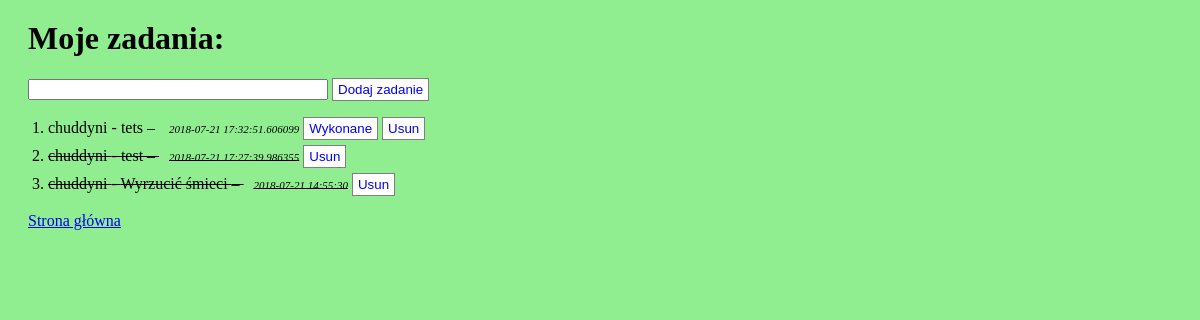
The app's page /zadania with its own data.
### tables this page shows
CREATE TABLE zadania (
    id integer primary key autoincrement, -- unikalny indentyfikator
    user text not null, -- user
    zadanie text not null, -- opis zadania do wykonania
    zrobione boolean not null, -- informacja czy zadania zostalo juz wykonane
    data_pub datetime not null -- data dodania zadania
);

### app.py (the view, shortened to what this page needs)
@app.route('/zadania', methods=['GET', 'POST'])
def zadania():
    error = None
    db = get_db()
    kursor = db.execute('SELECT * FROM zadania where user =? ORDER BY data_pub DESC;',
                        [user_name])
    zadania = kursor.fetchall()
    for row in zadania:
        print('{0} : {1}, {2}, {3}, {4}'.format(row[0], row[1], row[2], row[3], row[4]))
    return render_template('zadania_lista.html', zadania=zadania, error=error)

### app.py (called while the page is built)
def get_db():
    if not g.get('db'):  # jeżeli brak połączenia, to je tworzymy
        con = sqlite3.connect(app.config['DATABASE'])
        con.row_factory = sqlite3.Row
        g.db = con  # zapisujemy połączenie w kontekście aplikacji
    return g.db  # zwracamy połączenie z bazą

### templates/zadania_lista.html (shortened to what this page needs)
<html>
<head>
    <link rel="stylesheet" type="text/css" href="{{ url_for('static', filename='style.css') }}">
</head>
<body>
<h1>{{ config.SITE_NAME }}:</h1>
<form class="add-form" method="POST" action="{{ url_for('zadania') }}">
    <input name="zadanie" value=""/>
    <button type="submit">Dodaj zadanie</button>
</form>
<ol>
    {% for zadanie in zadania %}
        <li>
            {% if zadanie.zrobione %}
                <span class="done"> {{ zadanie.user }} - {{ zadanie.zadanie }} – <em>{{ zadanie.data_pub }}</em></span>
            {% else %}
                 {{ zadanie.user }} - {{ zadanie.zadanie }} – <em>{{ zadanie.data_pub }}</em>
            {% endif %}
            {% if not zadanie.zrobione %}
                <form method="POST" action="{{ url_for('zrobione') }}">
                    <button type="submit">Wykonane</button>
                </form>
            {% endif %}
            <form method="POST" action="{{ url_for('usun') }}">
                <button type="submit">Usun</button>
            </form>
        </li>
    {% endfor %}
</ol>
<p><a href="{{ url_for('index') }}">Strona główna</a></p>
</body>
</html>

### static/style.css (style rules this page uses)
body { margin-top: 20px; background-color: lightgreen; }
h1, p { margin-left: 20px; }
.add-form { margin-left: 20px; }
ol { text-align: left; }
em { font-size: 11px; margin-left: 10px; }
form { display: inline-block; margin-bottom: 0; }
input[name="zadanie"] { width: 300px; }
li { margin-bottom: 5px; }
button { padding: 3px 5px; cursor: pointer; color: blue; font-size: 12px/1.5em; background: white; border: 1px solid grey; }
.done { text-decoration: line-through; }

### records on screen
zadania: user "chuddyni", zadanie "tets", data_pub "2018-07-21 17:32:51.606099"
zadania: user "chuddyni", zadanie "test", data_pub "2018-07-21 17:27:39.986355"
zadania: user "chuddyni", zadanie "Wyrzucić śmieci", data_pub "2018-07-21 14:55:30"

### other values on screen
{{ config.SITE_NAME }} "Moje zadania"
